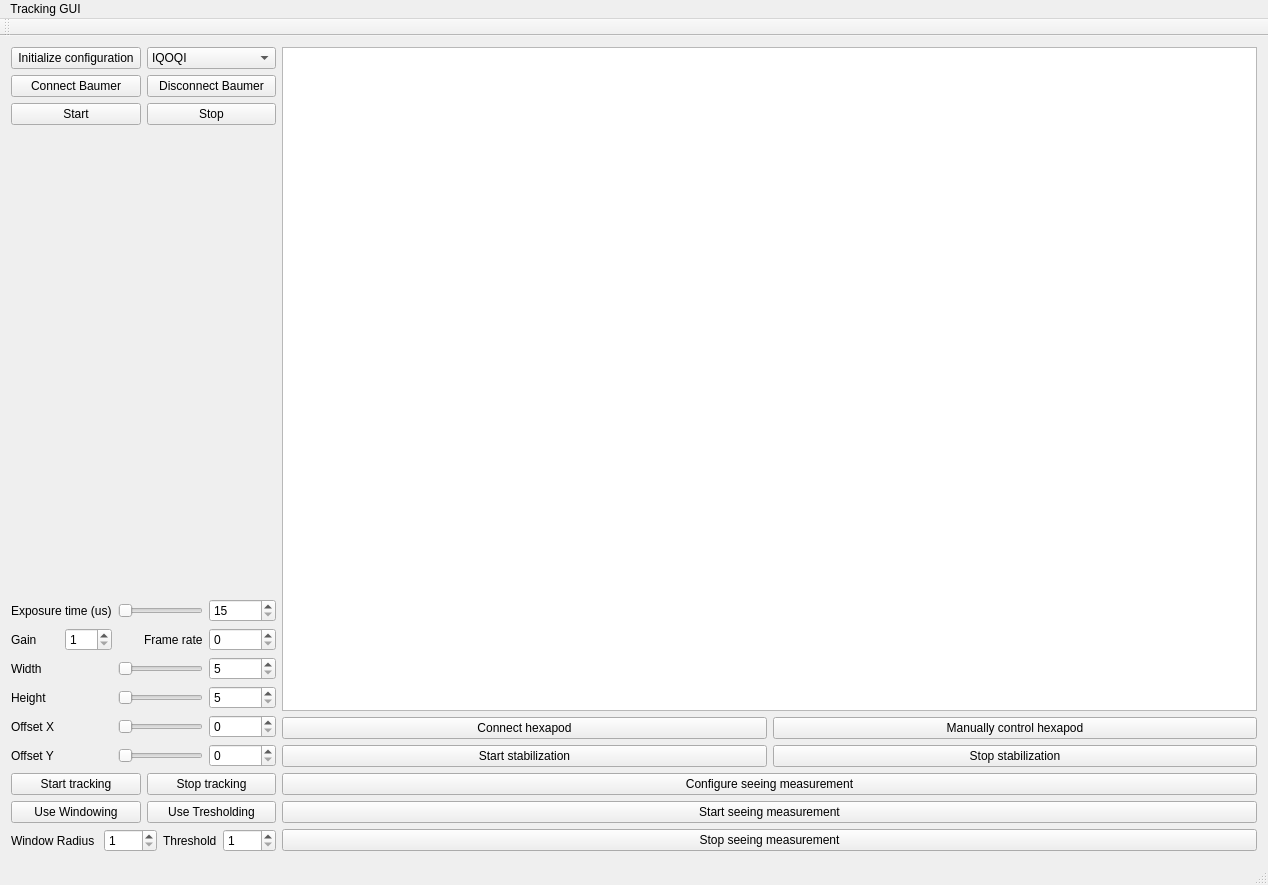
<?xml version="1.0" encoding="UTF-8"?>
<ui version="4.0">
 <class>TrackingGui</class>
 <widget class="QMainWindow" name="TrackingGui">
  <property name="geometry">
   <rect>
    <x>0</x>
    <y>0</y>
    <width>1268</width>
    <height>885</height>
   </rect>
  </property>
  <property name="windowTitle">
   <string>TrackingGui</string>
  </property>
  <widget class="QWidget" name="centralWidget">
   <layout class="QGridLayout" name="gridLayout_3">
    <item row="1" column="1">
     <layout class="QGridLayout" name="gridLayout_Hexapod">
      <item row="2" column="1">
       <widget class="QPushButton" name="PB_StopStabilization">
        <property name="text">
         <string>Stop stabilization</string>
        </property>
       </widget>
      </item>
      <item row="1" column="0">
       <widget class="QPushButton" name="PB_ConnectHexapod">
        <property name="text">
         <string>Connect hexapod</string>
        </property>
       </widget>
      </item>
      <item row="2" column="0">
       <widget class="QPushButton" name="PB_StartStabilization">
        <property name="text">
         <string>Start stabilization</string>
        </property>
       </widget>
      </item>
      <item row="1" column="1">
       <widget class="QPushButton" name="PB_ControlHexapod">
        <property name="text">
         <string>Manually control hexapod</string>
        </property>
       </widget>
      </item>
     </layout>
    </item>
    <item row="2" column="1">
     <layout class="QGridLayout" name="gridLayout">
      <item row="0" column="0">
       <layout class="QVBoxLayout" name="verticalLayout_Seeing">
        <item>
         <widget class="QPushButton" name="PB_ConfigureSeeing">
          <property name="text">
           <string>Configure seeing measurement</string>
          </property>
         </widget>
        </item>
        <item>
         <widget class="QPushButton" name="PB_StartSeeingMeasurement">
          <property name="text">
           <string>Start seeing measurement</string>
          </property>
         </widget>
        </item>
        <item>
         <widget class="QPushButton" name="PB_StopSeeingMeasurement">
          <property name="text">
           <string>Stop seeing measurement</string>
          </property>
         </widget>
        </item>
       </layout>
      </item>
     </layout>
    </item>
    <item row="0" column="0" rowspan="2">
     <layout class="QGridLayout" name="gridLayout_Cam">
      <item row="1" column="0">
       <widget class="QPushButton" name="PB_initConfig">
        <property name="text">
         <string>Initialize configuration</string>
        </property>
       </widget>
      </item>
      <item row="1" column="1">
       <widget class="QComboBox" name="CB_Settings">
        <item>
         <property name="text">
          <string>IQOQI</string>
         </property>
        </item>
        <item>
         <property name="text">
          <string>Bisamberg</string>
         </property>
        </item>
       </widget>
      </item>
      <item row="3" column="0">
       <widget class="QPushButton" name="PB_StartCam">
        <property name="text">
         <string>Start</string>
        </property>
       </widget>
      </item>
      <item row="2" column="1">
       <widget class="QPushButton" name="PB_Disconnect">
        <property name="text">
         <string>Disconnect Baumer</string>
        </property>
       </widget>
      </item>
      <item row="2" column="0">
       <widget class="QPushButton" name="PB_ConnectCam">
        <property name="text">
         <string>Connect Baumer</string>
        </property>
       </widget>
      </item>
      <item row="3" column="1">
       <widget class="QPushButton" name="PB_StopCam">
        <property name="text">
         <string>Stop</string>
        </property>
       </widget>
      </item>
      <item row="5" column="0" colspan="2">
       <layout class="QGridLayout" name="gridLayout_CamSettings">
        <item row="1" column="1" colspan="2">
         <widget class="QSlider" name="HS_ExposureCam">
          <property name="minimum">
           <number>15</number>
          </property>
          <property name="maximum">
           <number>1000000</number>
          </property>
          <property name="orientation">
           <enum>Qt::Horizontal</enum>
          </property>
         </widget>
        </item>
        <item row="4" column="0">
         <widget class="QLabel" name="Label_Height">
          <property name="text">
           <string>Height</string>
          </property>
         </widget>
        </item>
        <item row="5" column="0">
         <widget class="QLabel" name="Label_OffsetX">
          <property name="text">
           <string>Offset X</string>
          </property>
         </widget>
        </item>
        <item row="6" column="1" colspan="2">
         <widget class="QSlider" name="HS_OffsetY">
          <property name="orientation">
           <enum>Qt::Horizontal</enum>
          </property>
         </widget>
        </item>
        <item row="3" column="3">
         <widget class="QSpinBox" name="SB_Width">
          <property name="minimum">
           <number>5</number>
          </property>
          <property name="maximum">
           <number>511</number>
          </property>
         </widget>
        </item>
        <item row="5" column="1" colspan="2">
         <widget class="QSlider" name="HS_OffsetX">
          <property name="orientation">
           <enum>Qt::Horizontal</enum>
          </property>
         </widget>
        </item>
        <item row="4" column="3">
         <widget class="QSpinBox" name="SB_Height">
          <property name="minimum">
           <number>5</number>
          </property>
          <property name="maximum">
           <number>541</number>
          </property>
         </widget>
        </item>
        <item row="3" column="1" colspan="2">
         <widget class="QSlider" name="HS_Width">
          <property name="minimum">
           <number>5</number>
          </property>
          <property name="maximum">
           <number>511</number>
          </property>
          <property name="orientation">
           <enum>Qt::Horizontal</enum>
          </property>
         </widget>
        </item>
        <item row="6" column="0">
         <widget class="QLabel" name="Label_OffsetY">
          <property name="text">
           <string>Offset Y</string>
          </property>
         </widget>
        </item>
        <item row="1" column="0">
         <widget class="QLabel" name="Label_ExposureCam">
          <property name="text">
           <string>Exposure time (us)</string>
          </property>
         </widget>
        </item>
        <item row="2" column="2">
         <widget class="QLabel" name="Label_FrameRate">
          <property name="text">
           <string>Frame rate</string>
          </property>
         </widget>
        </item>
        <item row="2" column="3">
         <widget class="QSpinBox" name="SB_FrameRate">
          <property name="maximum">
           <number>50</number>
          </property>
         </widget>
        </item>
        <item row="3" column="0">
         <widget class="QLabel" name="Label_FrameSize">
          <property name="text">
           <string>Width</string>
          </property>
         </widget>
        </item>
        <item row="4" column="1" colspan="2">
         <widget class="QSlider" name="HS_Height">
          <property name="minimum">
           <number>5</number>
          </property>
          <property name="maximum">
           <number>541</number>
          </property>
          <property name="orientation">
           <enum>Qt::Horizontal</enum>
          </property>
         </widget>
        </item>
        <item row="5" column="3">
         <widget class="QSpinBox" name="SB_OffsetX"/>
        </item>
        <item row="1" column="3">
         <widget class="QSpinBox" name="SB_ExposureCam">
          <property name="minimum">
           <number>15</number>
          </property>
          <property name="maximum">
           <number>1000000</number>
          </property>
         </widget>
        </item>
        <item row="2" column="0">
         <layout class="QHBoxLayout" name="horizontalLayout">
          <item>
           <widget class="QLabel" name="Label_Gain">
            <property name="text">
             <string>Gain</string>
            </property>
           </widget>
          </item>
          <item>
           <widget class="QSpinBox" name="SB_GainCam">
            <property name="minimum">
             <number>1</number>
            </property>
            <property name="maximum">
             <number>8</number>
            </property>
           </widget>
          </item>
         </layout>
        </item>
        <item row="6" column="3">
         <widget class="QSpinBox" name="SB_OffsetY"/>
        </item>
        <item row="0" column="1">
         <spacer name="verticalSpacer">
          <property name="orientation">
           <enum>Qt::Vertical</enum>
          </property>
          <property name="sizeHint" stdset="0">
           <size>
            <width>20</width>
            <height>0</height>
           </size>
          </property>
         </spacer>
        </item>
       </layout>
      </item>
     </layout>
    </item>
    <item row="2" column="0">
     <layout class="QGridLayout" name="gridLayout_Tracking">
      <item row="0" column="0">
       <widget class="QPushButton" name="PB_StartTracking">
        <property name="text">
         <string>Start tracking</string>
        </property>
       </widget>
      </item>
      <item row="1" column="1">
       <widget class="QPushButton" name="PB_UseThresholding">
        <property name="text">
         <string>Use Tresholding</string>
        </property>
       </widget>
      </item>
      <item row="1" column="0">
       <widget class="QPushButton" name="PB_UseWindowing">
        <property name="text">
         <string>Use Windowing</string>
        </property>
       </widget>
      </item>
      <item row="2" column="0" colspan="2">
       <layout class="QHBoxLayout" name="horizontalLayout_Tracking">
        <item>
         <widget class="QLabel" name="Label_WindowRadius">
          <property name="text">
           <string>Window Radius </string>
          </property>
         </widget>
        </item>
        <item>
         <widget class="QSpinBox" name="SB_WindowRadius">
          <property name="minimum">
           <number>1</number>
          </property>
          <property name="maximum">
           <number>50</number>
          </property>
         </widget>
        </item>
        <item>
         <widget class="QLabel" name="Label_TrackingThreshold">
          <property name="text">
           <string>Threshold</string>
          </property>
         </widget>
        </item>
        <item>
         <widget class="QSpinBox" name="SB_TrackingThresh">
          <property name="minimum">
           <number>1</number>
          </property>
          <property name="maximum">
           <number>255</number>
          </property>
         </widget>
        </item>
       </layout>
      </item>
      <item row="0" column="1">
       <widget class="QPushButton" name="PB_StopTracking">
        <property name="text">
         <string>Stop tracking</string>
        </property>
       </widget>
      </item>
     </layout>
    </item>
    <item row="0" column="1">
     <widget class="QTextEdit" name="TE_LogCam"/>
    </item>
   </layout>
  </widget>
  <widget class="QMenuBar" name="menuBar">
   <property name="geometry">
    <rect>
     <x>0</x>
     <y>0</y>
     <width>1268</width>
     <height>39</height>
    </rect>
   </property>
   <widget class="QMenu" name="menuTracking_GUI">
    <property name="title">
     <string>Tracking GUI</string>
    </property>
   </widget>
   <addaction name="menuTracking_GUI"/>
  </widget>
  <widget class="QToolBar" name="mainToolBar">
   <attribute name="toolBarArea">
    <enum>TopToolBarArea</enum>
   </attribute>
   <attribute name="toolBarBreak">
    <bool>false</bool>
   </attribute>
  </widget>
  <widget class="QStatusBar" name="statusBar"/>
 </widget>
 <layoutdefault spacing="6" margin="11"/>
 <resources/>
 <connections/>
</ui>
